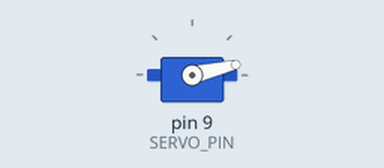
A sketch run on a simulated Arduino Uno, built with avr-gcc and run on an emulated ATmega328P. Shown: servo.

Above: at 0.05 s.
At 1.25 s:
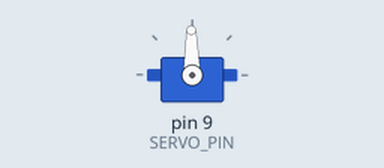
At 2.45 s:
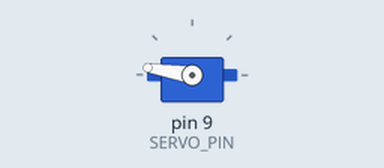
At 4.9 s:
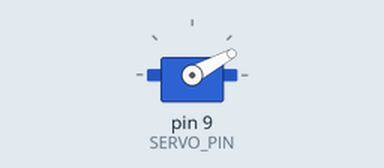
Timing chart, 0 to 6.7 s (numbered marks = the images above):
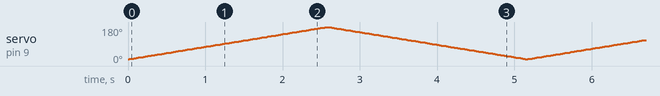

The sketch:

06.03_ServoMotor_speed.ino
```cpp
#include <Servo.h>
int pos = 0;
int speed = 1;
Servo servo;
int SERVO_PIN = 9;
const int acceleration = 4;
const int deceleration = 2;


void setup() {
  servo.attach(SERVO_PIN);
}

void loop() {
  for (pos = 10; pos <= 180; pos += speed) {
    servo.write(pos);
    delay(15);
  }
  for (pos = 180; pos >= 10; pos -= speed) {
    servo.write(pos);
    delay(15);
  }
}
```
